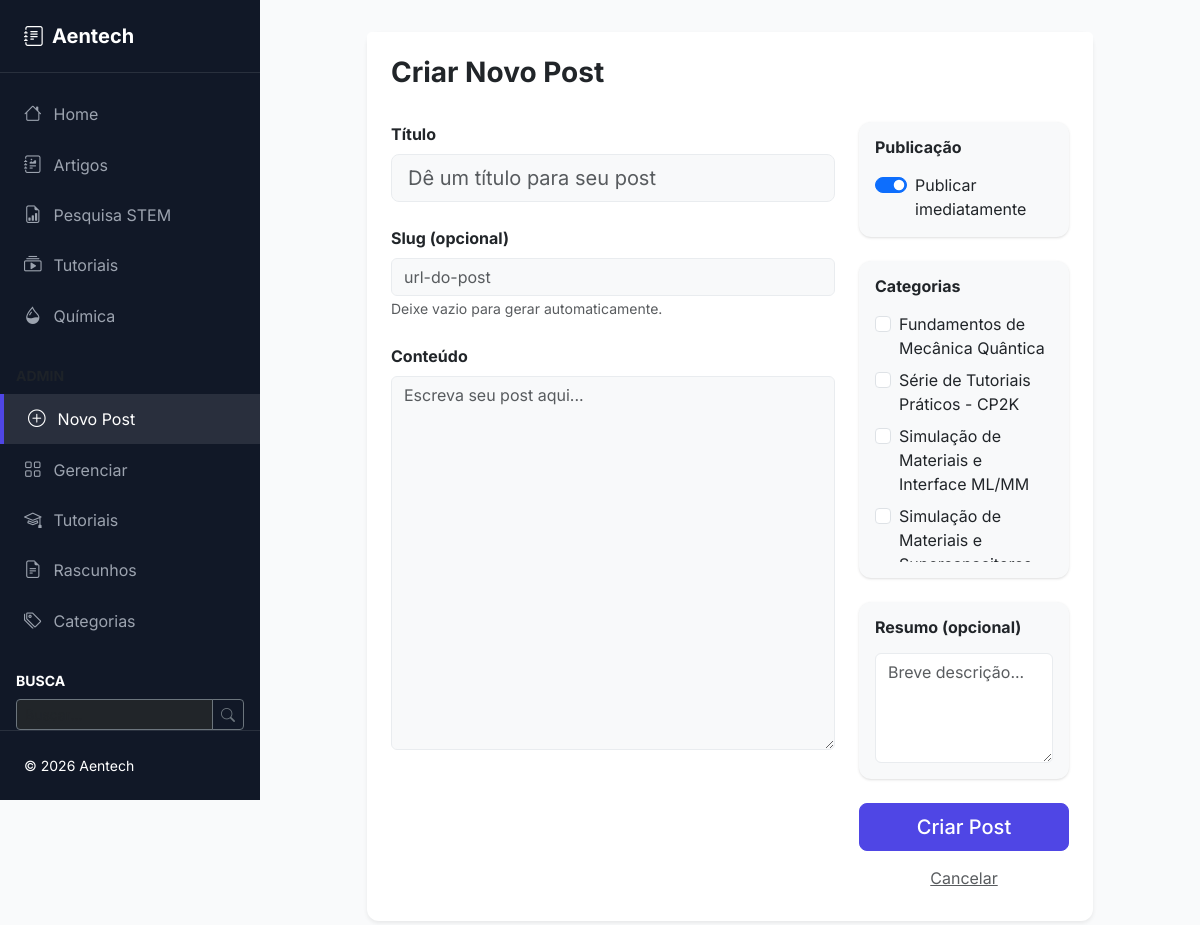
The app's page /create (signed in) with its own data.
### app/models.py (models this page shows, shortened)
class Category(db.Model):
    __tablename__ = 'categories'
    id = db.Column(db.Integer, primary_key=True)
    name = db.Column(db.String(50), unique=True, nullable=False)
    slug = db.Column(db.String(50), unique=True, nullable=False)
    description = db.Column(db.String(200))

### app/main/views.py (the view, shortened to what this page needs)
@blueprint.route('/create', methods=['GET', 'POST'])
@admin_required
def create_post():
    all_categories = Category.query.all()
    form = PostForm()
    form.categories.choices = [(cat.id, cat.name) for cat in all_categories]
    return render_template('main/create_post.html', form=form, categories=all_categories, title='Criar Novo Post')

### app/forms.py
class PostForm(FlaskForm):
    title = StringField('Title', validators=[DataRequired(), Length(max=200)])
    slug = StringField('Slug', validators=[Optional(), Length(max=200)])
    content = TextAreaField('Content', validators=[DataRequired()])
    excerpt = TextAreaField('Excerpt', validators=[Optional(), Length(max=300)])
    categories = SelectMultipleField('Categories', coerce=int, choices=[])
    is_published = BooleanField('Publish', default=True)
    submit = SubmitField('Submit')

### app/__init__.py (called while the page is built)
    def _register_context_processors(self) -> None:
        @self.app.context_processor
        def inject_config():
            return dict(config=self.app.config)
        @self.app.context_processor
        def inject_utility_functions():
            from datetime import datetime
            return dict(
                now=datetime.utcnow,
                len=len,
                str=str
            )
        @self.app.context_processor
        def inject_seo():
            try:
                from app.seo import build_seo
                return dict(seo=build_seo())
            except Exception as e:  # pragma: no cover - never break rendering for SEO
                print(f"Warning: Could not build SEO context: {e}")
                return dict(seo={})

### app/auth/views.py (called while the page is built)
@blueprint.before_app_request
def load_logged_in_user():
    user_id = session.get('user_id')
    if user_id is None:
        g.current_user = None
    else:
        g.current_user = User.query.get(user_id)

@blueprint.app_context_processor
def inject_current_user():
    user_id = session.get('user_id')
    if user_id:
        user = User.query.get(user_id)
        return dict(current_user=user)
    return dict(current_user=None)

### app/main/__init__.py (called while the page is built)
@blueprint.context_processor
def inject_categories():
    return {
        'all_categories': Category.query.order_by(Category.name).all()
    }

### app/main/views.py (called while the page is built)
def admin_required(f):
    @wraps(f)
    def decorated_function(*args, **kwargs):
        user_id = session.get('user_id')
        if not user_id:
            flash('Por favor, faça login para acessar esta página.', 'warning')
            return redirect(url_for('auth.login', next=request.path))
        user = User.query.get(user_id)
        if not user or not user.is_administrator():
            flash('Acesso negado. Apenas o administrador pode realizar esta ação.', 'danger')
            return redirect(url_for('main.index'))
        return f(*args, **kwargs)
    return decorated_function

### app/templates/main/create_post.html (shortened to what this page needs)
{% extends "base.html" %}
{% block content %}
<div class="row justify-content-center">
    <div class="col-lg-10">
        <div class="card border-0 shadow-sm">
            <div class="card-header bg-white border-bottom-0 pt-4 px-4">
                <h3 class="fw-bold mb-0">Criar Novo Post</h3>
            </div>
            <div class="card-body p-4">
                <form method="POST">
                    <div class="row">
                        <div class="col-md-8">
                            <div class="mb-4">
                                <label for="title" class="form-label fw-bold">Título</label>
                                {{ form.title(class="form-control form-control-lg border-light-subtle bg-light" + (" is-invalid" if form.title.errors else ""), placeholder="Dê um título para seu post") }}
                            </div>
                            <div class="mb-4">
                                <label for="slug" class="form-label fw-bold">Slug (opcional)</label>
                                {{ form.slug(class="form-control border-light-subtle bg-light" + (" is-invalid" if form.slug.errors else ""), placeholder="url-do-post") }}
                                <small class="text-muted">Deixe vazio para gerar automaticamente.</small>
                            </div>
                            <div class="mb-4">
                                <label for="content" class="form-label fw-bold">Conteúdo</label>
                                {{ form.content(class="form-control border-light-subtle bg-light" + (" is-invalid" if form.content.errors else ""), rows=15, placeholder="Escreva seu post aqui...") }}
                            </div>
                        </div>
                        <div class="col-md-4">
                            <div class="card border-0 bg-light mb-4">
                                <div class="card-body">
                                    <h6 class="fw-bold mb-3">Publicação</h6>
                                    <div class="form-check form-switch mb-0">
                                        {{ form.is_published(class="form-check-input", role="switch", id="is_published") }}
                                        <label class="form-check-label" for="is_published">Publicar imediatamente</label>
                                    </div>
                                </div>
                            </div>
                            <div class="card border-0 bg-light mb-4">
                                <div class="card-body">
                                    <h6 class="fw-bold mb-3">Categorias</h6>
                                    <div class="categories-list" style="max-height: 250px; overflow-y: auto;">
                                        {% for category in categories %}
                                            <div class="form-check mb-2">
                                                <input class="form-check-input"
                                                       type="checkbox"
                                                       name="categories"
                                                       value="{{ category.id }}"
                                                       id="category-{{ category.id }}"
                                                       {% if form.categories.data and category.id in form.categories.data %}checked{% endif %}>
                                                <label class="form-check-label" for="category-{{ category.id }}">
                                                    {{ category.name }}
                                                </label>
                                            </div>
                                        {% else %}
                                            <p class="text-muted small mb-0">Nenhuma categoria.</p>
                                        {% endfor %}
                                    </div>
                                </div>
                            </div>
                            <div class="card border-0 bg-light mb-4">
                                <div class="card-body">
                                    <h6 class="fw-bold mb-3">Resumo (opcional)</h6>
                                    {{ form.excerpt(class="form-control border-light-subtle", rows=4, placeholder="Breve descrição...") }}
                                </div>
                            </div>
                            <div class="d-grid gap-2">
                                <button type="submit" class="btn btn-primary btn-lg">Criar Post</button>
                                <a href="{{ url_for('main.index') }}" class="btn btn-link text-muted">Cancelar</a>
                            </div>
                        </div>
                    </div>
                </form>
            </div>
        </div>
    </div>
</div>
{% endblock %}

### app/templates/base.html (style rules this page uses)
:root { --primary-color: #4f46e5; --primary-hover: #4338ca; --sidebar-bg: #111827; --body-bg: #f9fafb; --card-shadow: 0 1px 3px 0 rgb(0 0 0 / 0.1), 0 1px 2px -1px rgb(0 0 0 / 0.1); }
body { font-family: 'Inter', -apple-system, BlinkMacSystemFont, "Segoe UI", Roboto, Helvetica, Arial, sans-serif; background-color: var(--body-bg); color: #1f2937; }
.card { border: none; border-radius: 0.75rem; box-shadow: var(--card-shadow); transition: transform 0.2s, box-shadow 0.2s; }
.btn-primary { background-color: var(--primary-color); border-color: var(--primary-color); border-radius: 0.5rem; padding: 0.5rem 1.25rem; font-weight: 500; }

### records on screen
Category: name "Fundamentos de Mecânica Quântica"
Category: name "Série de Tutoriais Práticos - CP2K"
Category: name "Simulação de Materiais e Interface ML/MM"
Category: name "Simulação de Materiais e…"
